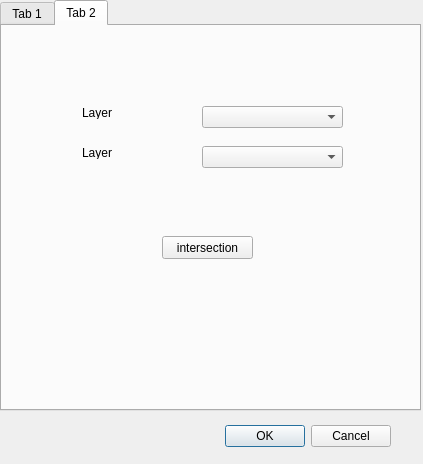
<?xml version="1.0" encoding="UTF-8"?>
<ui version="4.0">
 <class>bravoDialogBase</class>
 <widget class="QDialog" name="bravoDialogBase">
  <property name="geometry">
   <rect>
    <x>0</x>
    <y>0</y>
    <width>423</width>
    <height>464</height>
   </rect>
  </property>
  <property name="windowTitle">
   <string>barvo</string>
  </property>
  <property name="sizeGripEnabled">
   <bool>false</bool>
  </property>
  <widget class="QTabWidget" name="tabWidget">
   <property name="geometry">
    <rect>
     <x>0</x>
     <y>0</y>
     <width>421</width>
     <height>411</height>
    </rect>
   </property>
   <property name="currentIndex">
    <number>1</number>
   </property>
   <widget class="QWidget" name="tab">
    <attribute name="title">
     <string>Tab 1</string>
    </attribute>
    <widget class="QComboBox" name="attributeComboBox">
     <property name="geometry">
      <rect>
       <x>190</x>
       <y>90</y>
       <width>111</width>
       <height>22</height>
      </rect>
     </property>
    </widget>
    <widget class="QLabel" name="label_2">
     <property name="geometry">
      <rect>
       <x>70</x>
       <y>90</y>
       <width>47</width>
       <height>13</height>
      </rect>
     </property>
     <property name="text">
      <string>Attribute</string>
     </property>
    </widget>
    <widget class="QLabel" name="label_4">
     <property name="geometry">
      <rect>
       <x>70</x>
       <y>200</y>
       <width>91</width>
       <height>16</height>
      </rect>
     </property>
     <property name="text">
      <string>Condition logic</string>
     </property>
    </widget>
    <widget class="QComboBox" name="layerComboBox">
     <property name="geometry">
      <rect>
       <x>190</x>
       <y>60</y>
       <width>111</width>
       <height>22</height>
      </rect>
     </property>
    </widget>
    <widget class="QLabel" name="label_3">
     <property name="geometry">
      <rect>
       <x>70</x>
       <y>140</y>
       <width>47</width>
       <height>13</height>
      </rect>
     </property>
     <property name="text">
      <string>Value</string>
     </property>
    </widget>
    <widget class="QLabel" name="label">
     <property name="geometry">
      <rect>
       <x>70</x>
       <y>60</y>
       <width>47</width>
       <height>13</height>
      </rect>
     </property>
     <property name="text">
      <string>Layer</string>
     </property>
    </widget>
    <widget class="QPushButton" name="select">
     <property name="geometry">
      <rect>
       <x>140</x>
       <y>290</y>
       <width>75</width>
       <height>23</height>
      </rect>
     </property>
     <property name="text">
      <string>Select</string>
     </property>
    </widget>
    <widget class="QComboBox" name="condition">
     <property name="geometry">
      <rect>
       <x>190</x>
       <y>200</y>
       <width>111</width>
       <height>22</height>
      </rect>
     </property>
    </widget>
    <widget class="QLineEdit" name="lineEdit">
     <property name="geometry">
      <rect>
       <x>190</x>
       <y>140</y>
       <width>113</width>
       <height>20</height>
      </rect>
     </property>
    </widget>
   </widget>
   <widget class="QWidget" name="tab_2">
    <attribute name="title">
     <string>Tab 2</string>
    </attribute>
    <widget class="QComboBox" name="layerComboBox_1">
     <property name="geometry">
      <rect>
       <x>200</x>
       <y>80</y>
       <width>141</width>
       <height>22</height>
      </rect>
     </property>
    </widget>
    <widget class="QLabel" name="layer_1">
     <property name="geometry">
      <rect>
       <x>80</x>
       <y>80</y>
       <width>47</width>
       <height>13</height>
      </rect>
     </property>
     <property name="text">
      <string>Layer</string>
     </property>
    </widget>
    <widget class="QComboBox" name="layerComboBox_2">
     <property name="geometry">
      <rect>
       <x>200</x>
       <y>120</y>
       <width>141</width>
       <height>22</height>
      </rect>
     </property>
    </widget>
    <widget class="QLabel" name="layer_2">
     <property name="geometry">
      <rect>
       <x>80</x>
       <y>120</y>
       <width>47</width>
       <height>13</height>
      </rect>
     </property>
     <property name="text">
      <string>Layer</string>
     </property>
    </widget>
    <widget class="QPushButton" name="intersection">
     <property name="geometry">
      <rect>
       <x>160</x>
       <y>210</y>
       <width>91</width>
       <height>23</height>
      </rect>
     </property>
     <property name="text">
      <string>intersection</string>
     </property>
    </widget>
   </widget>
  </widget>
  <widget class="QDialogButtonBox" name="button_box">
   <property name="geometry">
    <rect>
     <x>50</x>
     <y>420</y>
     <width>341</width>
     <height>32</height>
    </rect>
   </property>
   <property name="orientation">
    <enum>Qt::Horizontal</enum>
   </property>
   <property name="standardButtons">
    <set>QDialogButtonBox::Cancel|QDialogButtonBox::Ok</set>
   </property>
  </widget>
 </widget>
 <resources/>
 <connections/>
</ui>
